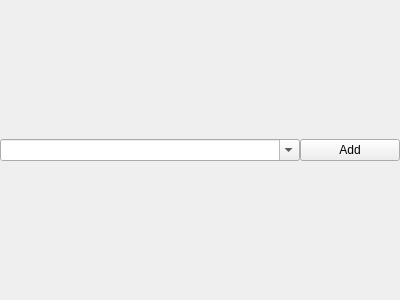
<?xml version="1.0" encoding="UTF-8"?>
<ui version="4.0">
 <class>UIMultiComboxView</class>
 <widget class="QFrame" name="UIMultiComboxView">
  <property name="geometry">
   <rect>
    <x>0</x>
    <y>0</y>
    <width>400</width>
    <height>300</height>
   </rect>
  </property>
  <property name="windowTitle">
   <string>Frame</string>
  </property>
  <layout class="QVBoxLayout" name="verticalLayout_2">
   <property name="leftMargin">
    <number>0</number>
   </property>
   <property name="topMargin">
    <number>0</number>
   </property>
   <property name="rightMargin">
    <number>0</number>
   </property>
   <property name="bottomMargin">
    <number>0</number>
   </property>
   <item>
    <layout class="QVBoxLayout" name="verticalLayout" stretch="1,0">
     <item>
      <layout class="QHBoxLayout" name="horizontalLayout" stretch="3,1">
       <property name="spacing">
        <number>0</number>
       </property>
       <item>
        <widget class="QComboBox" name="cbItems">
         <property name="editable">
          <bool>true</bool>
         </property>
        </widget>
       </item>
       <item>
        <widget class="QPushButton" name="btnAdd">
         <property name="sizePolicy">
          <sizepolicy hsizetype="Preferred" vsizetype="Fixed">
           <horstretch>0</horstretch>
           <verstretch>0</verstretch>
          </sizepolicy>
         </property>
         <property name="text">
          <string>Add</string>
         </property>
        </widget>
       </item>
      </layout>
     </item>
     <item>
      <layout class="QFormLayout" name="formLayout">
       <property name="rowWrapPolicy">
        <enum>QFormLayout::WrapAllRows</enum>
       </property>
       <property name="labelAlignment">
        <set>Qt::AlignLeading|Qt::AlignLeft|Qt::AlignVCenter</set>
       </property>
       <property name="formAlignment">
        <set>Qt::AlignLeading|Qt::AlignLeft|Qt::AlignTop</set>
       </property>
      </layout>
     </item>
    </layout>
   </item>
  </layout>
 </widget>
 <resources/>
 <connections/>
</ui>
